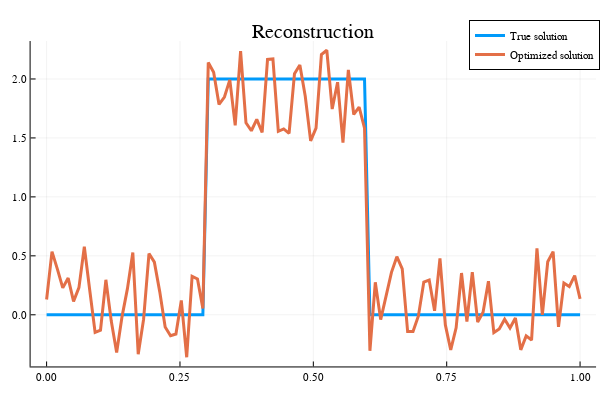

The code cell stored with this chart in its notebook:
### Code cell
#Initialisation
x = ones(n,1);
lambda=1e-2;
itermax_subgradient_simple=100;
pas = 1
xbest, histo_subgradient_simple = subgradient_simple(x,y,H,W,lambda,pas,itermax_subgradient_simple);
plotly();

iter_subgradient_simple = 1:itermax_subgradient_simple;
x = [xt,xbest];

p7 = plot(iter_subgradient_simple,histo_subgradient_simple,title="Convergence curve",label=["f"],lw=3,ann=[(55,80,"Simple sub-gradient")])
p8 = plot(px,x,title="Reconstruction",label=["True solution" "Optimized solution"],lw=3)

p13 = plot(iter_subgradient_simple,histo_subgradient_simple,title="Convergence curve",label=["f"],lw=3,ann=[(55,60,"Sous-gradient simple")])
p14 = plot(px,x,title="Reconstruction",label=["True solution" "Optimized solution"],lw=3)

### Figure 1 — Plotly figure (JSON) as saved in the notebook; plotly's stock layout.template omitted (floating-point values rounded to 4 significant figures)
{"data": [{"colorbar": {"title": ""}, "legendgroup": "True solution", "line": {"color": "rgba(0, 154, 250, 1.000)", "dash": "solid", "shape": "linear", "width": 3}, "mode": "lines", "name": "True solution", "showlegend": true, "type": "scatter", "x": [0, 0.0101, 0.0202, 0.0303, 0.0404, 0.05051, 0.06061, 0.07071, 0.08081, 0.09091, 0.101, 0.1111, 0.1212, 0.1313, 0.1414, 0.1515, 0.1616, 0.1717, 0.1818, 0.1919, 0.202, 0.2121, 0.2222, 0.2323, 0.2424, 0.2525, 0.2626, 0.2727, 0.2828, 0.2929, 0.303, 0.3131, 0.3232, 0.3333, 0.3434, 0.3535, 0.3636, 0.3737, 0.3838, 0.3939, 0.404, 0.4141, 0.4242, 0.4343, 0.4444, 0.4545, 0.4646, 0.4747, 0.4848, 0.4949, 0.5051, 0.5152, 0.5253, 0.5354, 0.5455, 0.5556, 0.5657, 0.5758, 0.5859, 0.596, 0.6061, 0.6162, 0.6263, 0.6364, 0.6465, 0.6566, 0.6667, 0.6768, 0.6869, 0.697, 0.7071, 0.7172, 0.7273, 0.7374, 0.7475, 0.7576, 0.7677, 0.7778, 0.7879, 0.798, 0.8081, 0.8182, 0.8283, 0.8384, 0.8485, 0.8586, 0.8687, 0.8788, 0.8889, 0.899, 0.9091, 0.9192, 0.9293, 0.9394, 0.9495, 0.9596, 0.9697, 0.9798, 0.9899, 1], "xaxis": "x", "y": [0, 0, 0, 0, 0, 0, 0, 0, 0, 0, 0, 0, 0, 0, 0, 0, 0, 0, 0, 0, 0, 0, 0, 0, 0, 0, 0, 0, 0, 0, 2, 2, 2, 2, 2, 2, 2, 2, 2, 2, 2, 2, 2, 2, 2, 2, 2, 2, 2, 2, 2, 2, 2, 2, 2, 2, 2, 2, 2, 2, 0, 0, 0, 0, 0, 0, 0, 0, 0, 0, 0, 0, 0, 0, 0, 0, 0, 0, 0, 0, 0, 0, 0, 0, 0, 0, 0, 0, 0, 0, 0, 0, 0, 0, 0, 0, 0, 0, 0, 0], "yaxis": "y", "zmax": null, "zmin": null}, {"colorbar": {"title": ""}, "legendgroup": "Optimized solution", "line": {"color": "rgba(227, 111, 71, 1.000)", "dash": "solid", "shape": "linear", "width": 3}, "mode": "lines", "name": "Optimized solution", "showlegend": true, "type": "scatter", "x": [0, 0.0101, 0.0202, 0.0303, 0.0404, 0.05051, 0.06061, 0.07071, 0.08081, 0.09091, 0.101, 0.1111, 0.1212, 0.1313, 0.1414, 0.1515, 0.1616, 0.1717, 0.1818, 0.1919, 0.202, 0.2121, 0.2222, 0.2323, 0.2424, 0.2525, 0.2626, 0.2727, 0.2828, 0.2929, 0.303, 0.3131, 0.3232, 0.3333, 0.3434, 0.3535, 0.3636, 0.3737, 0.3838, 0.3939, 0.404, 0.4141, 0.4242, 0.4343, 0.4444, 0.4545, 0.4646, 0.4747, 0.4848, 0.4949, 0.5051, 0.5152, 0.5253, 0.5354, 0.5455, 0.5556, 0.5657, 0.5758, 0.5859, 0.596, 0.6061, 0.6162, 0.6263, 0.6364, 0.6465, 0.6566, 0.6667, 0.6768, 0.6869, 0.697, 0.7071, 0.7172, 0.7273, 0.7374, 0.7475, 0.7576, 0.7677, 0.7778, 0.7879, 0.798, 0.8081, 0.8182, 0.8283, 0.8384, 0.8485, 0.8586, 0.8687, 0.8788, 0.8889, 0.899, 0.9091, 0.9192, 0.9293, 0.9394, 0.9495, 0.9596, 0.9697, 0.9798, 0.9899, 1], "xaxis": "x", "y": [0.1297, 0.5358, 0.3872, 0.2285, 0.3113, 0.1136, 0.2307, 0.5774, 0.21, -0.1493, -0.1299, 0.2968, -0.0533, -0.3189, -0.01552, 0.2218, 0.5284, -0.3343, -0.03745, 0.5196, 0.4464, 0.1945, -0.1039, -0.1773, -0.1629, 0.1217, -0.3601, 0.3256, 0.3041, 0.05341, 2.14, 2.056, 1.784, 1.847, 1.992, 1.607, 2.236, 1.628, 1.561, 1.657, 1.546, 2.166, 2.17, 1.556, 1.576, 1.538, 2.044, 2.119, 1.853, 1.475, 1.583, 2.207, 2.244, 1.745, 1.972, 1.461, 2.078, 1.699, 1.76, 1.583, -0.3057, 0.2759, -0.04103, 0.1721, 0.3599, 0.4927, 0.3899, -0.1419, -0.1422, -0.009209, 0.2782, 0.2947, 0.0345, 0.4783, -0.08596, -0.2983, -0.1105, 0.3542, -0.05657, 0.3617, -0.06209, 0.0218, 0.2853, -0.1506, -0.1198, -0.03827, -0.1118, -0.02689, -0.2973, -0.1788, -0.2142, 0.5629, -0.001168, 0.4493, 0.5349, -0.1028, 0.269, 0.2392, 0.3316, 0.1357], "yaxis": "y", "zmax": null, "zmin": null}], "layout": {"annotations": [{"font": {"color": "rgba(0, 0, 0, 1.000)", "family": "sans-serif", "size": 20}, "rotation": 0, "showarrow": false, "text": "Reconstruction", "x": 0.5222, "xanchor": "center", "xref": "paper", "y": 1, "yanchor": "top", "yref": "paper"}], "height": 400, "legend": {"bgcolor": "rgba(255, 255, 255, 1.000)", "bordercolor": "rgba(0, 0, 0, 1.000)", "borderwidth": 1, "font": {"color": "rgba(0, 0, 0, 1.000)", "family": "sans-serif", "size": 11}, "title": {"font": {"color": "rgba(0, 0, 0, 1.000)", "family": "sans-serif", "size": 15}, "text": ""}, "tracegroupgap": 0, "traceorder": "normal", "x": 1, "xanchor": "auto", "y": 1, "yanchor": "auto"}, "margin": {"b": 20, "l": 0, "r": 0, "t": 20}, "paper_bgcolor": "rgba(255, 255, 255, 1.000)", "plot_bgcolor": "rgba(255, 255, 255, 1.000)", "showlegend": true, "width": 600, "xaxis": {"anchor": "y", "domain": [0.05101, 0.9934], "gridcolor": "rgba(0, 0, 0, 0.100)", "gridwidth": 0.5, "linecolor": "rgba(0, 0, 0, 1.000)", "mirror": false, "range": [-0.03, 1.03], "showgrid": true, "showline": true, "showticklabels": true, "tickangle": 0, "tickcolor": "rgb(0, 0, 0)", "tickfont": {"color": "rgba(0, 0, 0, 1.000)", "family": "sans-serif", "size": 11}, "tickmode": "array", "ticks": "inside", "ticktext": ["0.00", "0.25", "0.50", "0.75", "1.00"], "tickvals": [0, 0.25, 0.5, 0.75, 1], "title": "", "titlefont": {"color": "rgba(0, 0, 0, 1.000)", "family": "sans-serif", "size": 15}, "type": "-", "visible": true, "zeroline": false, "zerolinecolor": "rgba(0, 0, 0, 1.000)"}, "yaxis": {"anchor": "x", "domain": [0.03762, 0.9415], "gridcolor": "rgba(0, 0, 0, 0.100)", "gridwidth": 0.5, "linecolor": "rgba(0, 0, 0, 1.000)", "mirror": false, "range": [-0.4382, 2.322], "showgrid": true, "showline": true, "showticklabels": true, "tickangle": 0, "tickcolor": "rgb(0, 0, 0)", "tickfont": {"color": "rgba(0, 0, 0, 1.000)", "family": "sans-serif", "size": 11}, "tickmode": "array", "ticks": "inside", "ticktext": ["0.0", "0.5", "1.0", "1.5", "2.0"], "tickvals": [0, 0.5, 1, 1.5, 2], "title": "", "titlefont": {"color": "rgba(0, 0, 0, 1.000)", "family": "sans-serif", "size": 15}, "type": "-", "visible": true, "zeroline": false, "zerolinecolor": "rgba(0, 0, 0, 1.000)"}}}
